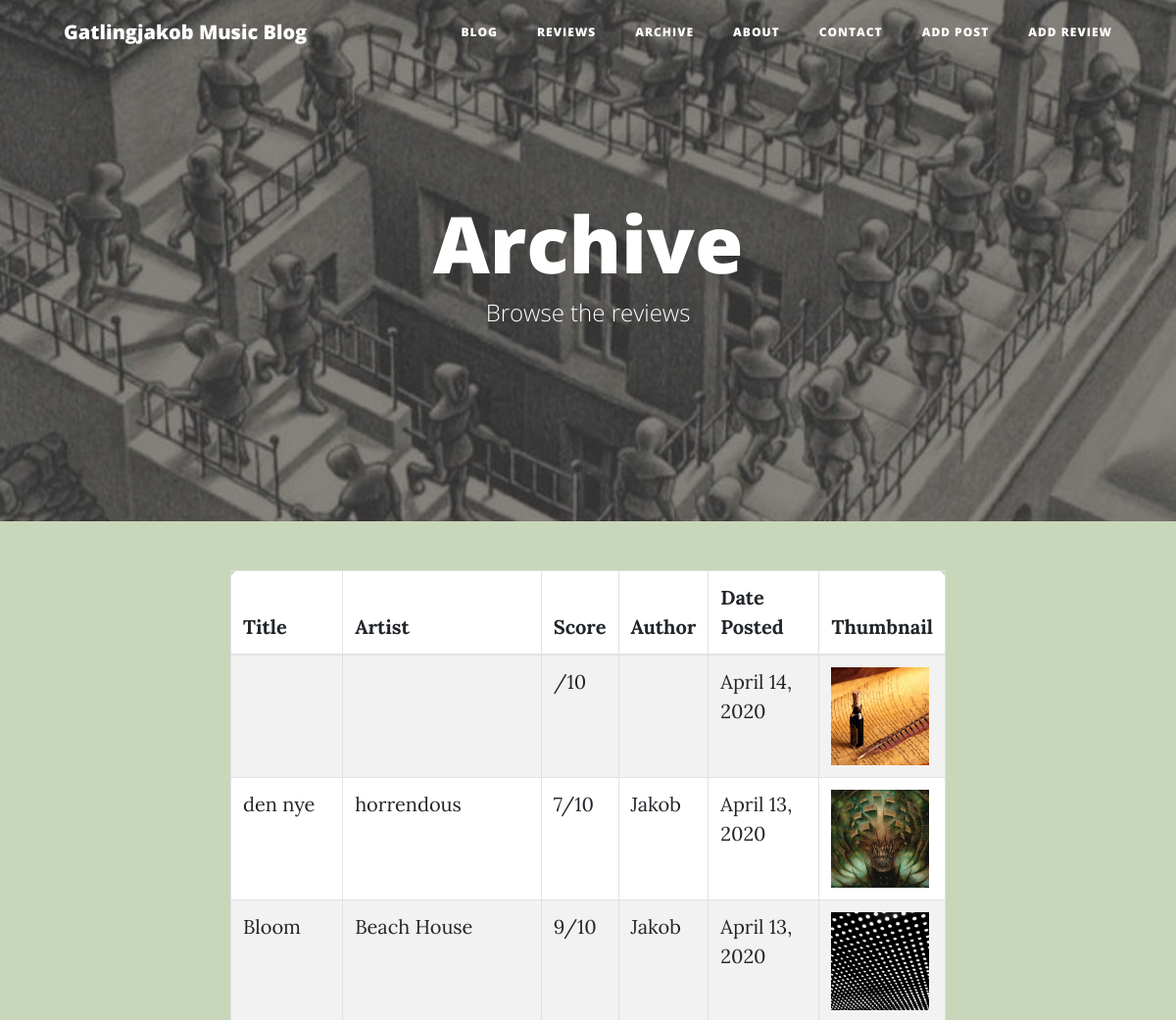
Page /archive (upper part) on the earlier database version.
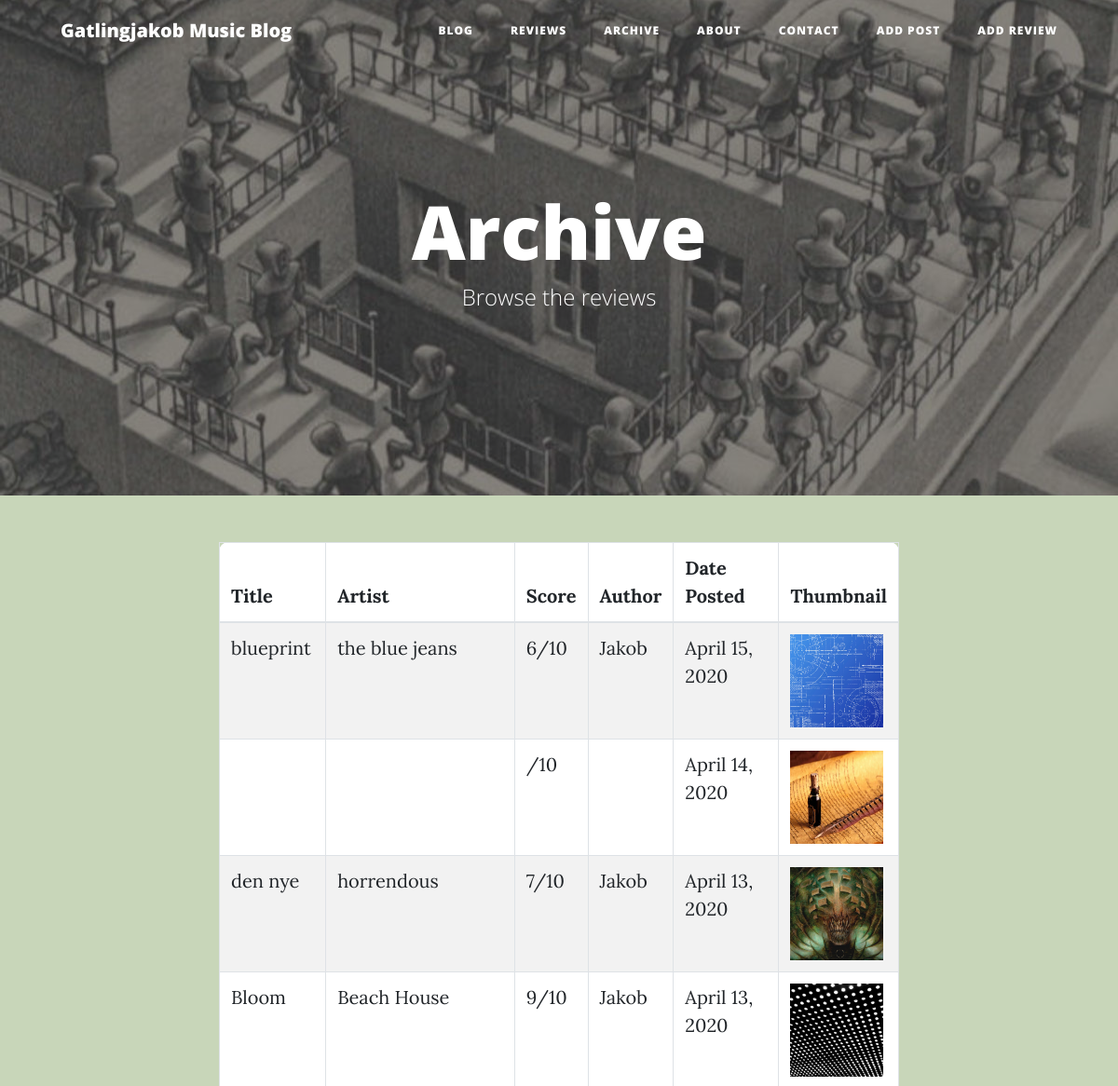
Same page on the later database version.
### manage.py (models this page shows)
class Review(db.Model):
    id = db.Column(db.Integer, primary_key=True)
    title = db.Column(db.String(200))
    subtitle = db.Column(db.String(50))
    author = db.Column(db.String(50))
    date_posted = db.Column(db.DateTime)
    content = db.Column(db.Text)
    score = db.Column(db.String(50))
    artist = db.Column(db.String(200))
    release_title = db.Column(db.String(200))
    art_filename = db.Column(db.String(500))

### app.py (the view)
@app.route('/archive')
def archive():
    reviews = Review.query.order_by(Review.date_posted.desc()).all()
    return render_template('archive.html', reviews=reviews)

### templates/archive.html (shortened to what this page needs)
{% extends "base.html" %}
{% block head %}
    {{ super() }}
{% endblock %}
{% block content %}
<header class="masthead" style="background-image: url(' {{ url_for('static', filename='archive.jpeg') }} ' )">
  <div class="overlay"></div>
  <div class="container">
    <div class="row">
      <div class="col-lg-8 col-md-10 mx-auto">
        <div class="site-heading">
          <h1>Archive</h1>
          <span class="subheading">Browse the reviews</span>
        </div>
      </div>
    </div>
  </div>
</header>
<div class="container">
  <div class="row">
    <div class="col-lg-8 col-md-10 mx-auto">
      <div class="post-preview">
        <table class="table table-striped table-bordered archive-table">
            <thead>
              <tr>
                <th>Title</th>
                <th>Artist</th>
                <th>Score</th>
                <th>Author</th>
                <th>Date Posted</th>
                <th>Thumbnail</th>
              </tr>
            </thead>
            <tbody>
              {% for review in reviews %}
              {% set name = 'images/' + review.art_filename|string %}
              <tr>
                <td>{{ review.release_title }}</td>
                <td>{{ review.artist }}</td>
                <td>{{ review.score }}/10</td>
                <td>{{ review.author }}</td>
                <td>{{ review.date_posted.strftime('%B %d, %Y') }}</td>
                <td><img src="static/images/{{ review.art_filename }}" width="100" height="100" /></td>
              </tr>
              {% endfor %}
            </tbody>
          </table>
      </div>
    </div>
  </div>
</div>
{% endblock %}

Differences in the rows shown:
added Review: release_title "blueprint", artist "the blue jeans", score "6", author "Jakob", date_posted "April 15, 2020", art_filename (picture)
